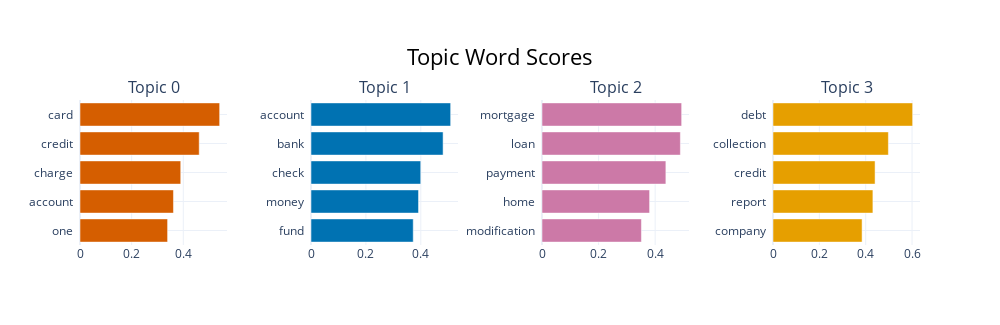

Source (notebook cell):
### Markdown cell above
### Bert Model Visualisation

### Code cell
topic_model.visualize_barchart()

### Figure 1 — Plotly figure (JSON) as saved in the notebook; plotly's stock layout.template omitted (floating-point values rounded to 4 significant figures)
{"data": [{"marker": {"color": "#D55E00"}, "orientation": "h", "type": "bar", "x": [0.3391, 0.3619, 0.39, 0.4616, 0.5407], "xaxis": "x", "y": ["one  ", "account  ", "charge  ", "credit  ", "card  "], "yaxis": "y"}, {"marker": {"color": "#0072B2"}, "orientation": "h", "type": "bar", "x": [0.3724, 0.3917, 0.3997, 0.4812, 0.5087], "xaxis": "x2", "y": ["fund  ", "money  ", "check  ", "bank  ", "account  "], "yaxis": "y2"}, {"marker": {"color": "#CC79A7"}, "orientation": "h", "type": "bar", "x": [0.3514, 0.3803, 0.4378, 0.489, 0.4936], "xaxis": "x3", "y": ["modification  ", "home  ", "payment  ", "loan  ", "mortgage  "], "yaxis": "y3"}, {"marker": {"color": "#E69F00"}, "orientation": "h", "type": "bar", "x": [0.3844, 0.431, 0.4404, 0.4978, 0.6026], "xaxis": "x4", "y": ["company  ", "report  ", "credit  ", "collection  ", "debt  "], "yaxis": "y4"}], "layout": {"annotations": [{"font": {"size": 16}, "showarrow": false, "text": "Topic 0", "x": 0.0875, "xanchor": "center", "xref": "paper", "y": 1, "yanchor": "bottom", "yref": "paper"}, {"font": {"size": 16}, "showarrow": false, "text": "Topic 1", "x": 0.3625, "xanchor": "center", "xref": "paper", "y": 1, "yanchor": "bottom", "yref": "paper"}, {"font": {"size": 16}, "showarrow": false, "text": "Topic 2", "x": 0.6375, "xanchor": "center", "xref": "paper", "y": 1, "yanchor": "bottom", "yref": "paper"}, {"font": {"size": 16}, "showarrow": false, "text": "Topic 3", "x": 0.9125, "xanchor": "center", "xref": "paper", "y": 1, "yanchor": "bottom", "yref": "paper"}], "height": 325, "hoverlabel": {"bgcolor": "white", "font": {"family": "Rockwell", "size": 16}}, "showlegend": false, "title": {"font": {"color": "Black", "size": 22}, "text": "Topic Word Scores", "x": 0.5, "xanchor": "center", "yanchor": "top"}, "width": 1000, "xaxis": {"anchor": "y", "domain": [0, 0.175], "showgrid": true}, "xaxis2": {"anchor": "y2", "domain": [0.275, 0.45], "showgrid": true}, "xaxis3": {"anchor": "y3", "domain": [0.55, 0.725], "showgrid": true}, "xaxis4": {"anchor": "y4", "domain": [0.825, 1], "showgrid": true}, "yaxis": {"anchor": "x", "domain": [0, 1], "showgrid": true}, "yaxis2": {"anchor": "x2", "domain": [0, 1], "showgrid": true}, "yaxis3": {"anchor": "x3", "domain": [0, 1], "showgrid": true}, "yaxis4": {"anchor": "x4", "domain": [0, 1], "showgrid": true}}}
